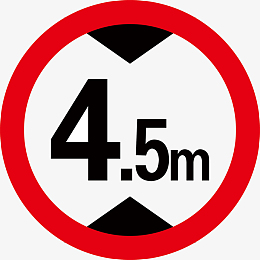
//> input picture real.jpg, 260 x 260 px
$ ./main   (built with g++ and OpenCV 4)
//> lines starting //> are read from the running program, lines starting //| are printed output that depends on the picture; after the words box and inside, x2 and y2 are one past the last pixel; in counts of white or black regions, pixels touching at a corner belong together
#include <iostream>
#include <opencv2/opencv.hpp>
#include <math.h>

using namespace std;
using namespace cv;

#define PI 3.1415926
string title = "Not Found";

// rbg数值转HSV数值
void Rgb2Hsv(float R, float G, float B, float& H, float& S, float& V)
{
	// r,g,b values are from 0 to 1
	// h = [0,360], s = [0,1], v = [0,255]
	// if s == 0, then h = -1 (undefined)
	float min, max, delta, tmp;
	tmp = R > G ? G : R;
	min = tmp > B ? B : tmp;
	tmp = R > G ? R : G;
	max = tmp > B ? tmp : B;
	V = max; // v
	delta = max - min;
	if (max != 0)
		S = delta / max; // s
	else
	{
		// r = g = b = 0 // s = 0, v is undefined
		S = 0;
		H = 0;
		return;
	}
	if (delta == 0) {
		H = 0;
		return;
	}
	else if (R == max) {
		if (G >= B)
			H = (G - B) / delta; // between yellow & magenta
		else
			H = (G - B) / delta + 6.0;
	}
	else if (G == max)
		H = 2.0 + (B - R) / delta; // between cyan & yellow
	else if (B == max)
		H = 4.0 + (R - G) / delta; // between magenta & cyan
	H *= 60.0; // degrees
}


// 填充算法(漫水天填充)
void fillHole(const Mat srcBw, Mat& dstBw)
{
	Size m_Size = srcBw.size();
	Mat Temp = Mat::zeros(m_Size.height + 2, m_Size.width + 2, srcBw.type());
	srcBw.copyTo(Temp(Range(1, m_Size.height + 1), Range(1, m_Size.width + 1)));

	cv::floodFill(Temp, Point(0, 0), Scalar(255));

	Mat cutImg;
	Temp(Range(1, m_Size.height + 1), Range(1, m_Size.width + 1)).copyTo(cutImg);

	dstBw = srcBw | (~cutImg);

}

//判断rect1与rect2是否有交集
bool isInside(Rect rect1, Rect rect2)
{
	Rect t = rect1 & rect2;
	if (rect1.area() > rect2.area())
	{
		return false;
	}
	else
	{
		if (t.area() != 0)
			return true;
	}
}


int main()
{
	string originPath;
	cout << "输入图像的绝对地址：";
	cin >> originPath;
//> the answer given: real.jpg
	Mat srcImg = imread(originPath, IMREAD_COLOR);// 载入检测图片
//> srcImg is the input picture: 260 rows x 260 cols, CV_8UC3; mean B, G, R 152, 147.9, 208.1
	if (srcImg.empty())
	{
		cout << "找不到相关图像,检查路径" << endl;
		return 0;
	}
	if (srcImg.empty())
	{
		cout << "找不到相关图像,检查路径" << endl;
		return 0;
	}

	// 限定图像长宽
	int width = srcImg.cols;//图像宽度
//> width = 260
	int height = srcImg.rows;//图像高度
//> height = 260
	if (width > 1280 || height > 720)
	{
		float factor = min((float)1280 / width, (float)720 / height);
		cout << factor << endl;
		resize(srcImg, srcImg, Size(factor * width, factor * height));
		width *= factor;
		height *= factor;

	}
	//cout << "width=" << width << ",height=" << height << endl;
	//imshow("srcImg", srcImg);
	//waitKey(0);

	// 第一步:分割红色颜色色块
	Mat matRgb = Mat::zeros(srcImg.size(), CV_8UC1);
	int x, y; //循环
	for (y = 0; y < height; y++)
		for (x = 0; x < width; x++)
		{
			// 获取BGR值
			float B = srcImg.at<Vec3b>(y, x)[0];
			float G = srcImg.at<Vec3b>(y, x)[1];
			float R = srcImg.at<Vec3b>(y, x)[2];
			float H, S, V;

			Rgb2Hsv(R, G, B, H, S, V);
			//cout << "H=" << H << ",S=" << S<< ",V=" << V << endl;
			//红色范围
			if ((H >= 135 * 2 && H <= 180 * 2 || H >= 0 && H <= 10 * 2) && S * 255 >= 16
				&& S * 255 <= 255 && V >= 46 && V <= 255)
			{
				matRgb.at<uchar>(y, x) = 255;
			}// if
		}// for
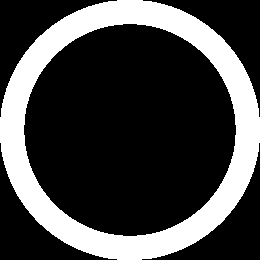
//> matRgb: 260 rows x 260 cols, CV_8UC1; 26.9% white; 1 white region, box (x1, y1, x2, y2) and area: (0, 0, 260, 260) 18166
	//imshow("hsv", matRgb);
	waitKey(0);


	// 第二步:去噪相关处理
	medianBlur(matRgb, matRgb, 3);// 中值滤波
//> matRgb: 260 rows x 260 cols, CV_8UC1; 26.9% white; 1 white region, box (x1, y1, x2, y2) and area: (0, 0, 260, 260) 18174
	medianBlur(matRgb, matRgb, 5);// 中值滤波
//> matRgb: 260 rows x 260 cols, CV_8UC1; 26.9% white; 1 white region, box (x1, y1, x2, y2) and area: (0, 0, 260, 260) 18190
	Mat element = getStructuringElement(MORPH_ELLIPSE, Size(2 * 1 + 1, 2 * 1 + 1), Point(1, 1));
	Mat element1 = getStructuringElement(MORPH_ELLIPSE, Size(2 * 3 + 1, 2 * 3 + 1), Point(3, 3));
	erode(matRgb, matRgb, element);//腐蚀
	dilate(matRgb, matRgb, element1);//膨胀
//> matRgb: 260 rows x 260 cols, CV_8UC1; 31% white; 1 white region, box (x1, y1, x2, y2) and area: (0, 0, 260, 260) 20931
	//imshow("dilate", matRgb);
	waitKey(0);

	// 第三步:填充
	fillHole(matRgb, matRgb);//填充
//> in fillHole, `srcBw.copyTo(Temp(Range(1, m_Size.height + 1), Range(1, m_Size.width +..`: Temp: 262 rows x 262 cols, CV_8UC1; 30.5% white; 1 white region, box (x1, y1, x2, y2) and area: (1, 1, 261, 261) 20931
//> in fillHole, `cv::floodFill(Temp, Point(0, 0), Scalar(255));`: Temp: 262 rows x 262 cols, CV_8UC1; 50.9% white; 1 black region, box (x1, y1, x2, y2) and area: (27, 27, 235, 235) 33738
//> in fillHole, `Temp(Range(1, m_Size.height + 1), Range(1, m_Size.width + 1)).copyTo(c..`:
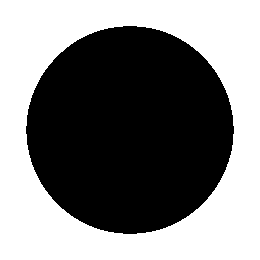
//> cutImg: 260 rows x 260 cols, CV_8UC1; 50.1% white; 1 black region, box (x1, y1, x2, y2) and area: (26, 26, 234, 234) 33738
//> in fillHole, `dstBw = srcBw | (~cutImg);`:
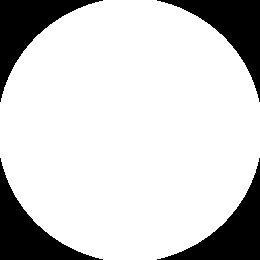
//> dstBw: 260 rows x 260 cols, CV_8UC1; 80.9% white; 4 black regions
	//imshow("fillHole", matRgb);
	waitKey(0);

	// 第四步:找轮廓
	vector<vector<Point>>contours; //轮廓
	vector<Vec4i> hierarchy;//分层
	findContours(matRgb, contours, hierarchy, cv::RetrievalModes::RETR_EXTERNAL, cv::ContourApproximationModes::CHAIN_APPROX_SIMPLE, Point(0, 0));//寻找轮廓
//> contours = 1 contour; box (x1, y1, x2, y2) and area: (0, 0, 260, 260) 54294
	vector<vector<Point>> contours_poly(contours.size());  //近似后的轮廓点集
//> contours_poly = 1 empty contours
	vector<Rect> boundRect(contours.size());  //包围点集的最小矩形vector
//> boundRect = 1 Rect (x, y, width, height): [0, 0, 0, 0]

	// 第五步:找轮廓的最小外接矩形
	for (int i = 0; i < contours.size(); i++)
	{
		approxPolyDP(Mat(contours[i]), contours_poly[i], 3, true); //对多边形曲线做适当近似，contours_poly[i]是输出的近似点集
		boundRect[i] = boundingRect(Mat(contours_poly[i])); //计算并返回包围轮廓点集的最小矩形
	}
//> this loop made 1 pass

	// 第六步:对提取出的轮廓进行去噪，筛选出交通标志
	Mat drawing = Mat::zeros(matRgb.size(), CV_8UC3);
	Mat imageContours1 = Mat::zeros(matRgb.size(), CV_8UC1); //最小外结圆画布
	vector<Mat> vec_roi;	// 存储筛选出的交通标志的图像信息
	vector<Rect> vec_rect;	// 存储交通标志相对于原图的roi区域
	for (int i = 0; i < contours.size(); i++)
	{
		Rect rect = boundRect[i];

		//1. 若轮廓矩形内部还包含着矩形，则将被包含的小矩形取消
		bool inside = false;
		for (int j = 0; j < contours.size(); j++)
		{
			Rect t = boundRect[j];
			if (rect == t)
				continue;
			else if (isInside(rect, t))
			{
				inside = true;
				break;
			}
		}// for
		if (inside)
			continue;

		//2.轮廓面积筛选
		float Area = (float)rect.width * (float)rect.height;
		float dConArea = (float)contourArea(contours[i]);
		float dConLen = (float)arcLength(contours[i], 1);
		if (dConArea < 500)
			continue;

		//3.高宽比筛选
		float ratio = (float)rect.width / (float)rect.height;
		if (ratio > 1.3 || ratio < 0.4)
			continue;

		// 筛选完成,进行存储
		Mat roi = srcImg(Rect(boundRect[i].tl(), boundRect[i].br()));
		vec_roi.push_back(roi);
		vec_rect.push_back(Rect(boundRect[i].tl(), boundRect[i].br()));

	}
//> this loop made 1 pass
//> (rect, inside, Area, dConArea, dConLen, ratio) on pass 1: (Rect(0, 0, 260, 260), false, 67600, 54294, 867.3, 1)

	// 第七步:载入模板的交通标志
	Mat template_srcimg = imread("C:\\Users\\suixi\\Desktop\\traffic\\real.jpg");
	cvtColor(template_srcimg, template_srcimg, COLOR_BGR2GRAY); //图像灰度化
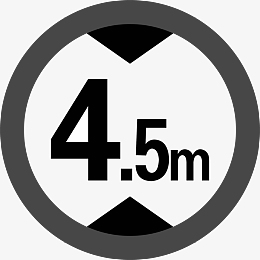
//> template_srcimg: 260 rows x 260 cols, CV_8UC1; min 0, max 255, mean 166.4

	//第八步:遍历所有交通标志,进行相似度匹配
	Mat gray_template, gray_roi;
	for (int i = 0; i < vec_roi.size(); i++)
	{
		//创建一个模板副本
			template_srcimg.copyTo(gray_template);
		Mat tmp_roi = vec_roi[i].clone();
		//1. tmp_roi图像 resize为方形
		tmp_roi.resize(min(tmp_roi.rows, tmp_roi.cols), min(tmp_roi.rows, tmp_roi.cols));
		//2. tmp_roi图像灰度化
		cvtColor(tmp_roi, gray_roi, COLOR_BGR2GRAY);
		//3. 与模板图像统一尺寸
		int w = gray_template.cols, h = gray_template.rows;
		resize(gray_roi, gray_roi, cv::Size(w, h));
		//4. 标记最大内接圆
		vector<vector<bool>> enclosingcircle_flag;
		Point center(0.5 * w, 0.5 * h);
		for (int col = 0; col < w; col++)
		{
			vector<bool> col_flag;
			for (int row = 0; row < h; row++)
			{
				bool flag;
				if (((col - center.x) * (col - center.x) + (row - center.y) * (row - center.y)) < center.x * center.x) // 内接圆内
					flag = true;
				else
					flag = false;
				col_flag.push_back(flag);
			}
			enclosingcircle_flag.push_back(col_flag);
		}

		//5.高斯滤波
		cv::GaussianBlur(gray_roi, gray_roi, cv::Size(7, 7), 3, 3);
		cv::GaussianBlur(gray_roi, gray_roi, cv::Size(5, 5), 3, 3);
		cv::GaussianBlur(gray_template, gray_template, cv::Size(7, 7), 3, 3);
		cv::GaussianBlur(gray_template, gray_template, cv::Size(5, 5), 3, 3);

		//6.二值化
		// 与图像的灰度值均值作为二值化的阈值
		int gray_mean1 = 0, gray_mean2 = 0;
		for (int x = 0; x < w; x++)
			for (int y = 0; y < h; y++) {
				gray_mean1 += gray_roi.at<uchar>(y, x);
				gray_mean2 += gray_template.at<uchar>(y, x);
			}
		gray_mean1 /= (w * h);
		gray_mean2 /= (w * h);
		threshold(gray_roi, gray_roi, gray_mean1, 255, cv::THRESH_BINARY_INV);
		threshold(gray_template, gray_template, gray_mean2, 255, cv::THRESH_BINARY_INV);
		//imshow("gray_roi.jpg", gray_roi);
		imshow("目标图像灰度图", gray_template);

		//7. 去除圆环部分
/*
		核心思想：寻找红色圆环内的最大圆。通过观察二值化路标可以看到，圆环内为白色，红色圆环内边缘多为黑色。
最大外接圆像素一定是白色，我们通过不断地收缩最大外接圆，然后判断这一圈的圆环内像素点的阈值均值，如果依旧在红色圆环中，那么我们计算的圆环的灰度值均值一定是非常高的，还需要继续网往圆心内慢慢收缩。当某一次迭代后，这一圈的圆环内像素点的普遍降低非常厉害，说明我们收缩的圆环到达了红色圆环内边缘。

去除圆环的工作针对模板图和目标图同时进行。

w_r:表示我们收缩的圆环外圈半径，初始值就是图表的最大外接圆半径
n_r :表示我们收缩的圆环内圈半径
w_r - n_r:表示我们收缩的圆环的宽度。本代码中始终设置为2.若宽度设置越小，我们的迭代次数就会越多，计算越慢，但最后的定位越精确。宽度设置过大，每次缩进程度就会加大，减少迭代次数，但是圆环的范围扩大，最后红色圆环内边缘的定位就会越模糊。
*/

// w_r 代表收缩圆环的外半径，初始值为最大外接圆半径
// n_r 代表收缩圆环的内半径
		int w_r = 0.5 * w, n_r;
		if (w_r > 2)
			n_r = w_r - 2;// 收缩圆环的宽度设置为2
		vector<Point> vec_p;
		while (n_r > 0)
		{
			vec_p.clear();
			int sum_roi = 0, sum_template = 0;
			for (int col = 0; col < w; col++)
			{
				for (int row = 0; row < h; row++)
				{
					if (enclosingcircle_flag[row][col] == false)
						continue; // 不处于内接圆,跳过
					// 判断该圆内的像素点距离圆心的距离是否在收缩圆环的外半径和内半径之间，
					// 若距离在收缩圆环的外半径和内半径之间，则表示该像素点在收缩圆环内
					if ((((col - center.x) * (col - center.x) + (row - center.y) * (row - center.y)) < w_r * w_r)
						&& (((col - center.x) * (col - center.x) + (row - center.y) * (row - center.y)) > n_r * n_r))
					{
						// 表示该像素点在收缩圆环内，统计灰度值
						vec_p.push_back(Point(col, row));
						sum_roi += gray_roi.at<uchar>(row, col);
						sum_template += gray_template.at<uchar>(row, col);
					}
				}
			}
			if (vec_p.size() == 0)
				break;

			int avg_roi = sum_roi / vec_p.size();
			int avg_template = sum_template / vec_p.size();
			// 判断收缩圆环是否到达了红色圆环内边缘
			if (avg_roi > 0.8 * 255 || avg_template > 0.8 * 255)
			{
				// 统计的像素值过大，说明目前的收缩圆环还在红色圆环内部
				for (int i = 0; i < vec_p.size(); i++)
				{
					// 该像素点的收缩圆环进行标记，不可能再成为红色圆环内边缘的像素，在后面的迭代中直接跳过，不必重复计算
					enclosingcircle_flag[vec_p[i].y][vec_p[i].x] = false;
				}
				// 收缩圆环进行进一步收缩，原来的收缩圆环内半径变为外半径，收缩圆环的内半径往内收缩2像素。
				w_r = n_r;
				n_r -= 2;
			}
			else // 收缩圆环像素灰度值在设置的阈值内，说明该收缩圆已经达到了红色圆环内边缘处，收缩圆环的半径可视为红色圆环内的半径，结束收缩
				break;
		}

#if 0
		// 比较两个图255像素点的交集与并集的比值
		float jiaoji = 0, bingji = 0;
		for (int x = 0; x < w; x++)
			for (int y = 0; y < h; y++)
			{
				if (enclosingcircle_flag[x][y] == false)
					continue; // 不处于内接圆,跳过
				if (gray_roi.at<uchar>(y, x) == 255 && gray_template.at<uchar>(y, x) == 255)	//交集
					jiaoji++;
				if (gray_roi.at<uchar>(y, x) == 255 || gray_template.at<uchar>(y, x) == 255)	//并集
					bingji++;
			}

		float score = jiaoji / bingji;
		float score_max = score;
# else
		//8. 采取滑动窗口的相似度匹配算法,产生一定范围内的偏移 ,最终取所有结果中的最优值作为匹配算法
		int offset_max = 10;
		float score_max = 0, jiaoji = 0, bingji = 0, score;
		for (int offset = 0; offset < offset_max; offset++)
		{
			for (int x = 0; x < w - offset; x++)
				for (int y = 0; y < h; y++)
				{
					if (enclosingcircle_flag[x][y] == false)
						continue; // 不处于内接圆,跳过
					if (gray_roi.at<uchar>(y, x + offset) == 255 && gray_template.at<uchar>(y, x) == 255)	//交集
						jiaoji++;
					if (gray_roi.at<uchar>(y, x + offset) == 255 || gray_template.at<uchar>(y, x) == 255)	//并集
						bingji++;
				}
			score = jiaoji / bingji;
			if (score > score_max)
				score_max = score;
			jiaoji = 0;
			bingji = 0;

			for (int x = 0; x < w; x++)
				for (int y = 0; y < h - offset; y++)
				{
					if (enclosingcircle_flag[x][y] == false)
						continue; // 不处于内接圆,跳过
					if (gray_roi.at<uchar>(y + offset, x) == 255 && gray_template.at<uchar>(y, x) == 255)	//交集
						jiaoji++;
					if (gray_roi.at<uchar>(y + offset, x) == 255 || gray_template.at<uchar>(y, x) == 255)	//并集
						bingji++;
				}
			score = jiaoji / bingji;
			if (score > score_max)
				score_max = score;
			jiaoji = 0;
			bingji = 0;
		}

#endif
		std::stringstream buf;
		buf.precision(3);//覆盖默认精度
		buf.setf(std::ios::fixed);//保留小数位
		buf << score_max;
		std::string str;
		str = buf.str();
		//putText(srcImg, str, Point(vec_rect[i].x, vec_rect[i].y), FONT_HERSHEY_PLAIN, 2, Scalar(255, 255, 0), 2);
		//8. 相似度判断
		if (score_max > 0.45) // 判定通过
		{
			Scalar color = Scalar(128, 0, 128);  // 紫色
			rectangle(srcImg, vec_rect[i], color, 10, 8, 0); //相似度通过,画框
			title = "Annotated Image";
		}
		// [4 lines of commented-out code are left out]
	}
//> this loop made 1 pass
//> (gray_mean1, gray_mean2, w_r, n_r, jiaoji, bingji, score, score_max) on pass 1: (166, 166, 106, 104, 0, 0, 0.552, 1)
//> pass 1, `cv::GaussianBlur(gray_roi, gray_roi, cv::Size(7, 7), 3, 3);`:
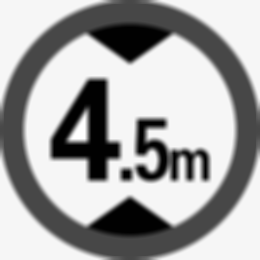
//> gray_roi: 260 rows x 260 cols, CV_8UC1; min 1, max 255, mean 166.2
//> pass 1, `threshold(gray_roi, gray_roi, gray_mean1, 255, cv::THRESH_BINARY_INV);`:
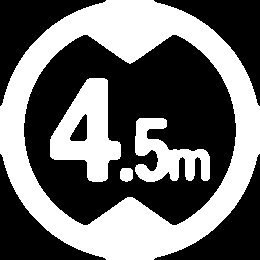
//> gray_roi: 260 rows x 260 cols, CV_8UC1; 42.5% white; 4 white regions, box (x1, y1, x2, y2) and area: (0, 0, 260, 260) 22124, (50, 78, 121, 182) 4010, (135, 118, 210, 182) 2429, (120, 168, 133, 182) 159
//> after the loop:
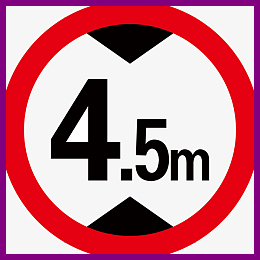
//> srcImg: 260 rows x 260 cols, CV_8UC3; 9.02% of pixels changed, all inside (x1, y1, x2, y2) = (0, 0, 260, 260)

    imshow(title, srcImg);//显示最终效果图
	waitKey(0);
	waitKey(0);

	system("pause");


	return 0;
}
